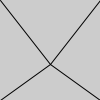
Frame 1 (no input)
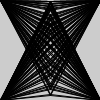
Frame 60 (the mouse pressed at the canvas centre just before this capture)
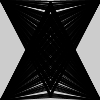
Frame 120 (the mouse held since frame 60 and released just before this capture)

The Processing sketch that drew these frames (run headless with seeded random() and noise(); from frame 60 on, the mouse is pressed at the canvas centre):

// Processing sketch: sketch_7_line_patern_mirror
// ── sketch_7_line_patern_mirror.pde
//variables to add mirror effect
// exercise - add bottom mirror,

void setup(){
  frameRate(10);
}
void draw(){
  int r = int(random(0,100));
  line(0,0,50,r);
  line(100,0,50,r);
  //
  line(0,100,50,r);
  line(100,100,50,r);
}
